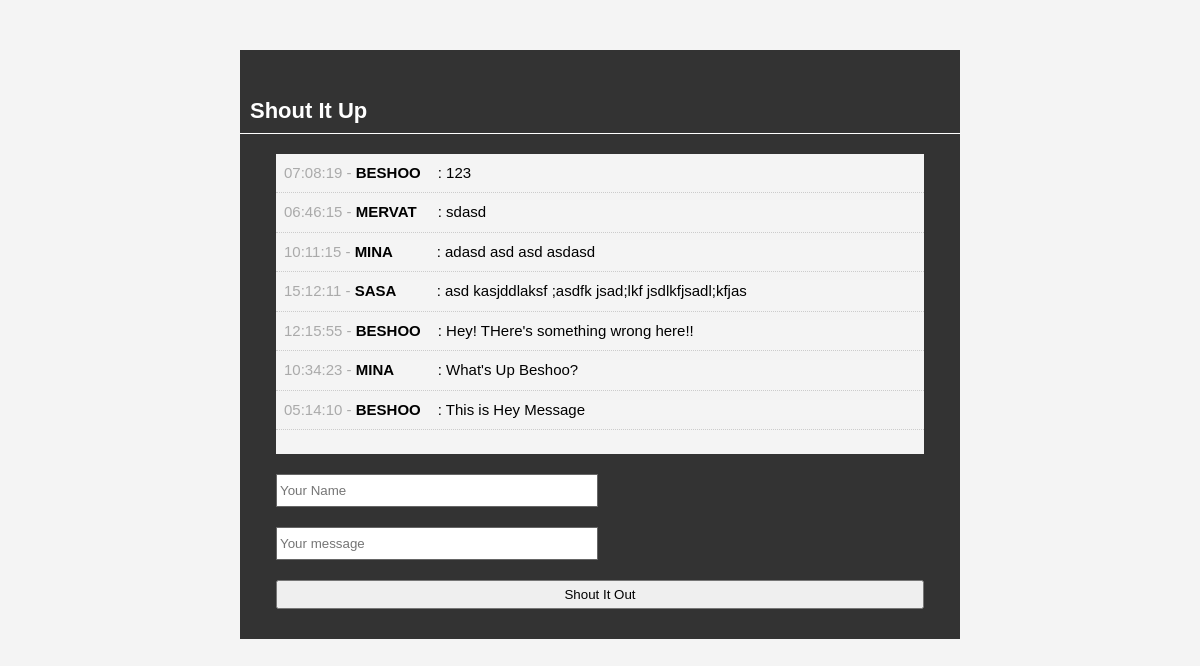
The page / on the database its author committed.
### tables this page shows
CREATE TABLE IF NOT EXISTS `shouts` (
`id` int(11) NOT NULL,
  `user` varchar(50) NOT NULL,
  `message` text NOT NULL,
  `time` time NOT NULL
);

### index.php (the view, shortened to what this page needs)
<?php
	$shouts = mysql_query("Select * from shouts order by id DESC");
?>
<!DOCTYPE HTML>
<html>
<head>
<link rel="stylesheet" href="css/style.css"/>
</head>
<body>
	<div id="container">
	<header>
		<h1>Shout It Up</h1>
	</header>
		<div id="shouts">
			<ul id="shoutslist">
				<?php
					while($row = mysql_fetch_assoc($shouts)):
				?>
				<li class="shout"><span><?=$row['time']?> - </span><span id="userspan"><?=$row['user']?></span>: <?=$row['message']?></li>
				<?php endwhile; ?>
			</ul>
		</div>
		<div id="input">
				<input type="text" name="user" id="user" placeholder="Your Name"/>
				<input type="text" name="message" id="message" placeholder="Your message"/>
				<input class="shout-out" id="btnsub" type="submit" name="submit" value="Shout It Out"/>
		</div>
	</div>
</body>
</html>

### css/style.css (style rules this page uses)
* { margin:0; padding:0; }
body { font-family:arial; font-size:15px; line-height:1.5em; background:#F4f4f4; }
#container { background:#333; margin:50px auto; overflow:auto; width:60%; min-height:400px; }
header h1 { color:#FFF; font-size:22px; padding:50px 0 10px 10px; border-bottom:1px solid #FFF; }
#shouts { width:90%; background:#F4F4F4; height:300px; margin:20px auto; overflow:auto; }
.shout { list-style:none; padding:8px; border-bottom:1px #ccc dotted; }
.shout span { color:#aaa; }
#input { width:90%; min-height:80px; margin:auto; padding:0; }
#input input[type='text'] { height:25px; width:48.5%; padding:3px; margin-bottom:20px; border:1px #666 solid; }
#input .shout-out { padding:5px; margin-bottom:30px; width:100%; margin:10px autp; }
#userspan { color:#000; font-weight: bold; text-transform:uppercase; min-width: 82px; display: inline-block; }

### rows shown on the page
shouts: time "07:08:19", user "BESHOO", message "123"
shouts: time "06:46:15", user "MERVAT", message "sdasd"
shouts: time "10:11:15", user "MINA", message "adasd asd asd asdasd"
shouts: time "15:12:11", user "SASA", message "asd kasjddlaksf ;asdfk jsad;lkf jsdlkfjsadl;kfjas"
shouts: time "12:15:55", user "BESHOO", message "Hey! THere's something wrong here!!"
shouts: time "10:34:23", user "MINA", message "What's Up Beshoo?"
shouts: time "05:14:10", user "BESHOO", message "This is Hey Message"
